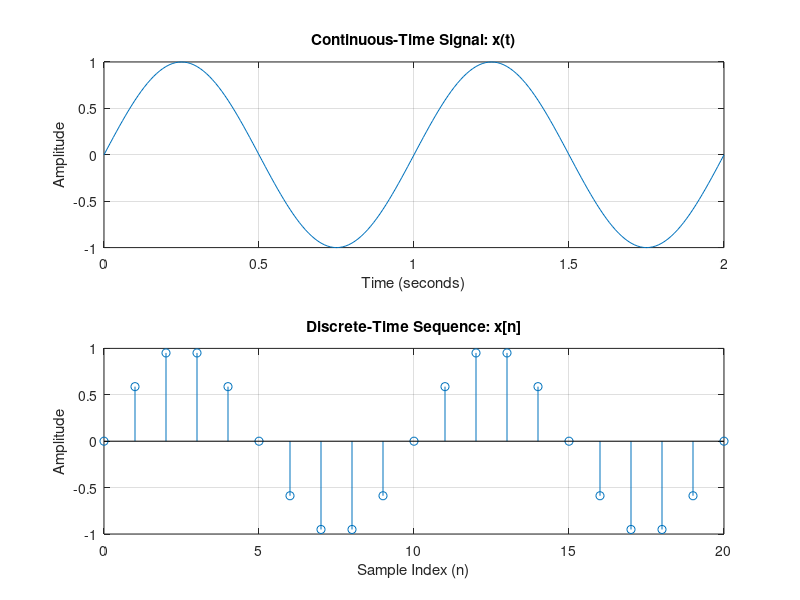

The MATLAB source for this figure:
% 1. Define the Time Vectors
t = 0:0.01:2;       
n = 0:1:20;         

% 2. Generate a 1 Hz Sine Wave Signal
f = 1;             
x_cont = sin(2 * pi * f * t);        
x_disc = sin(2 * pi * f * (n/10));  

% 3. Visualize the Signals
figure;             

% Top Plot: Continuous Time
subplot(2, 1, 1);   
plot(t, x_cont);
title('Continuous-Time Signal: x(t)');
xlabel('Time (seconds)'); 
ylabel('Amplitude');
grid on;

% Bottom Plot: Discrete Time
subplot(2, 1, 2);   
stem(n, x_disc); 
title('Discrete-Time Sequence: x[n]');
xlabel('Sample Index (n)'); 
ylabel('Amplitude');
grid on;
